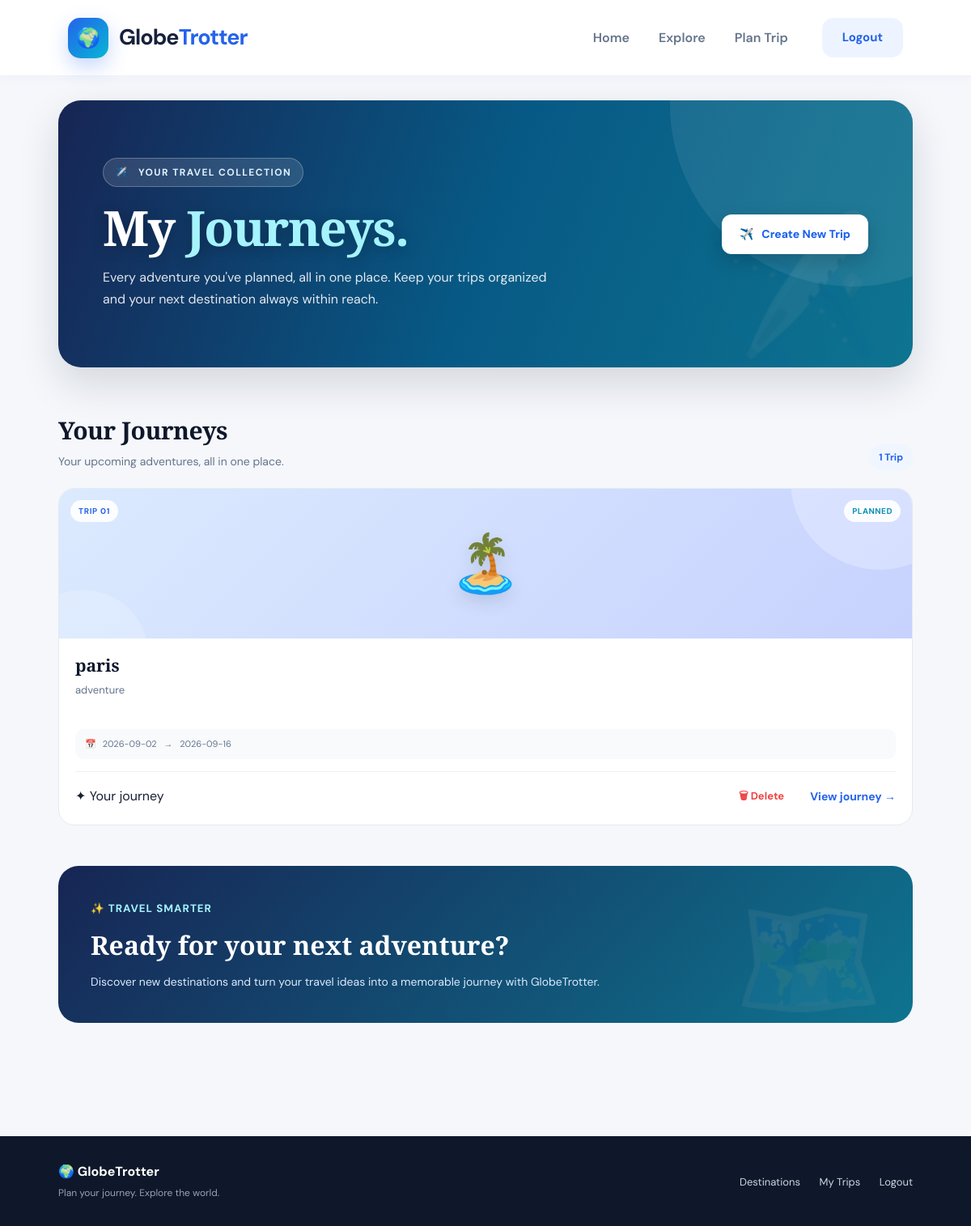
Page /trips (signed in) on the committed database.
### tables this page shows
CREATE TABLE trips (
            id INTEGER PRIMARY KEY AUTOINCREMENT,
            user_id INTEGER NOT NULL,
            name TEXT NOT NULL,
            description TEXT,
            start_date TEXT NOT NULL,
            end_date TEXT NOT NULL,
            cover_photo TEXT,
            created_at TIMESTAMP DEFAULT CURRENT_TIMESTAMP,

            FOREIGN KEY (user_id)
                REFERENCES users (id)
                ON DELETE CASCADE
        );

### app.py (the view)
@app.route("/trips")
def trips():
    if "user_id" not in session:
        return redirect(url_for("login"))
    connection = get_db_connection()
    trips_list = connection.execute(
        """
        SELECT *
        FROM trips
        WHERE user_id = ?
        ORDER BY id DESC
        """,
        (session["user_id"],)
    ).fetchall()
    connection.close()
    return render_template(
        "trips.html",
        trips=trips_list
    )

### app.py (called while the page is built)
def get_db_connection():
    conn = sqlite3.connect(DATABASE)
    conn.row_factory = sqlite3.Row
    return conn

### Templates/trips.html (shortened to what this page needs)
<!DOCTYPE html>
<html lang="en">
<head>
</head>
<body>
<header class="navbar">
    <a href="{{ url_for('dashboard') if session.get('user_id') else '/' }}"
       class="brand">
        <span class="brand-icon">
            🌍
        </span>
        <span class="brand-text">
            Globe<span>Trotter</span>
        </span>
    </a>
    <nav class="nav-links">
        <a href="{{ url_for('dashboard') if session.get('user_id') else '/' }}">
            Home
        </a>
        <a href="{{ url_for('cities') }}">
            Explore
        </a>
        <a href="{{ url_for('plan_trip') }}">
            Plan Trip
        </a>
    </nav>
    <div class="nav-actions">
        {% if session.get('user_id') %}
            <a href="{{ url_for('logout') }}"
               class="logout-btn">
                Logout
            </a>
        {% endif %}
    </div>
</header>
    <main class="container">
        <section class="page-hero">
            <div class="page-hero-content">
                <div class="hero-badge">
                    ✈️ &nbsp; YOUR TRAVEL COLLECTION
                </div>
                <h1>
                    My
                    <span>Journeys.</span>
                </h1>
                <p class="page-hero-description">
                    Every adventure you've planned,
                    all in one place. Keep your trips
                    organized and your next destination
                    always within reach.
                </p>
            </div>
            <a
                href="{{ url_for('create_trip') }}"
                class="create-button"
            >
                ✈️ &nbsp; Create New Trip
            </a>
        </section>
        <section class="section">
            <div class="section-heading">
                <div>
                    <h2>
                        Your Journeys
                    </h2>
                    <p>
                        Your upcoming adventures, all in one place.
                    </p>
                </div>
                <span class="trip-count">
                    {{ trips|length }}
                    {% if trips|length == 1 %}
                        Trip
                    {% else %}
                        Trips
                    {% endif %}
                </span>
            </div>
{% if trips %}
    {% for trip in trips %}
        <article class="trip-card">
            <div class="trip-image">
                <span class="trip-number">
                    TRIP {{ "%02d"|format(loop.index) }}
                </span>
                <span class="trip-tag">
                    PLANNED
                </span>
                <span class="trip-icon">
                    {% if loop.index % 4 == 1 %}
                        🏝️
                    {% elif loop.index % 4 == 2 %}
                        🏔️
                    {% elif loop.index % 4 == 3 %}
                        🏙️
                    {% else %}
                        ✈️
                    {% endif %}
                </span>
            </div>
                    <div class="trip-body">
                        <h3>
                            {{ trip["name"] }}
                        </h3>
                        <p class="trip-description">
                            {% if trip["description"] %}
                                {{ trip["description"] }}
                            {% else %}
                                Your GlobeTrotter adventure
                                is waiting to be filled
                                with unforgettable memories.
                            {% endif %}
                        </p>
                        <div class="trip-date">
                            📅
                            {% if trip["start_date"] %}
                                <span>
                                    {{ trip["start_date"] }}
                                    {% if trip["end_date"] %}
                                        &nbsp; → &nbsp;
                                        {{ trip["end_date"] }}
                                    {% endif %}
                                </span>
                            {% else %}
                                <span>
                                    Dates not set
                                </span>
                            {% endif %}
                        </div>
                        <div class="trip-footer">
    <span>
        ✦ Your journey
    </span>
    <div class="trip-actions">
        <form action="{{ url_for('delete_trip', trip_id=trip['id']) }}"
              method="POST"
              onsubmit="return confirm('Are you sure you want to delete this trip?');">
            <button type="submit" class="delete-trip-btn">
                🗑 Delete
            </button>
        </form>
        <a href="{{ url_for('trip_details', trip_id=trip['id']) }}"
           class="view-trip-btn">
            View journey →
        </a>
    </div>
</div>
</div>
                </article>
                {% endfor %}
            {% endif %}
        </section>
        <section class="planner">
            <div class="planner-content">
                <small>
                    ✨ TRAVEL SMARTER
                </small>
                <h2>
                    Ready for your next adventure?
                </h2>
                <p>
                    Discover new destinations and turn
                    your travel ideas into a memorable
                    journey with GlobeTrotter.
                </p>
            </div>
        </section>
    </main>
    <footer>
        <div>
            <strong>
                🌍 GlobeTrotter
            </strong>
            <p>
                Plan your journey. Explore the world.
            </p>
        </div>
        <div>
            <a href="{{ url_for('cities') }}">
                Destinations
            </a>
            <a href="{{ url_for('trips') }}">
                My Trips
            </a>
            <a href="{{ url_for('logout') }}">
                Logout
            </a>
        </div>
    </footer>
</body>
</html>

### rows in the picture
trips: index "01", name "paris", description "adventure", start_date "2026-09-02", end_date "2026-09-16"

### other values in the picture
{{ trips|length }} "1"
